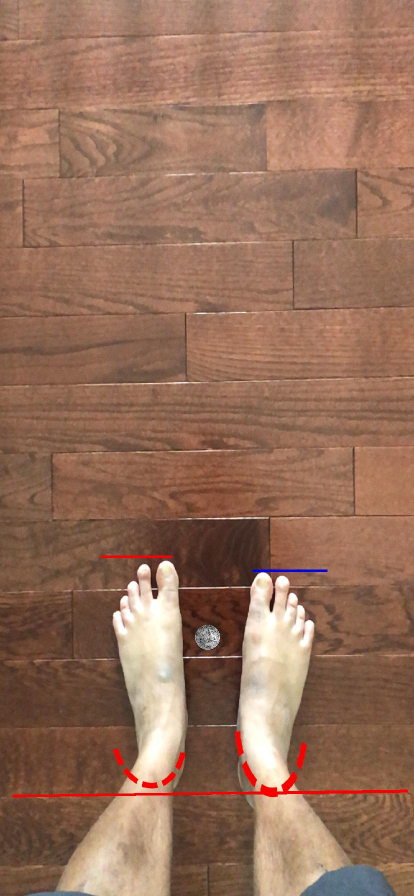
#> input picture size-of-objects/images/kumar.jpg, 828 x 1792 px (shown at 1/2 size)
$ python crop_images_around_feet.py
#> lines starting #> are read from the running program, lines starting #| are printed output that depends on the picture; after the words box and inside, x2 and y2 are one past the last pixel; in counts of white or black regions, pixels touching at a corner belong together; pictures that were not available may be replaced by others from this repository, and a replacement may not be noted
import glob
import os

import numpy as np
import cv2

directory = '../regression_modeldata1'
subdirs = os.listdir(directory)

rgb_weights = [0.2989, 0.5870, 0.1140]


def createMask(imagePath):
#> called with imagePath = '../size-of-objects/images/kumar.jpg'
    image = cv2.imread(imagePath)
#> image is the input picture: shape (1792, 828, 3); mean B, G, R 90.8, 111.7, 150.4
    boundaries = [
        # ([100, 0, 0], [255, 70, 79]),
        ([0, 0, 0], [255, 0, 20])
    ]
    for (lower, upper) in boundaries:
        lower = np.array(lower, dtype="uint8")
        upper = np.array(upper, dtype="uint8")

        mask = cv2.inRange(image, lower, upper)
        output = cv2.bitwise_and(image, image, mask=mask)
        max_y = getPixelLocation(output) + 10
        crop_image = image[max_y - image.shape[1]:max_y, :, :]
        cv2.imwrite(
            '../size-of-objects/images/cropped/kumar.jpg',
            crop_image)
#> this loop made 1 pass
#> (output2 in getPixelLocation, max_y) on pass 1: (99 positions, rows 1140 to 1299, columns 394 to 653, 1309)
#> pass 1, in createMask, `mask = cv2.inRange(image, lower, upper)`:
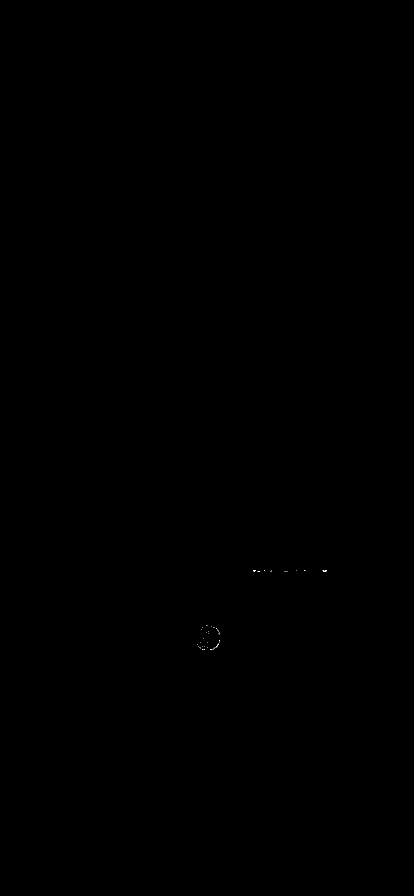
#> mask: shape (1792, 828) (shown at 1/2 size); 0.01% white in thin lines or dots, all inside (x1, y1, x2, y2) = (394, 1140, 654, 1300)
#> pass 1, in createMask, `crop_image = image[max_y - image.shape[1]:max_y, :, :]`:
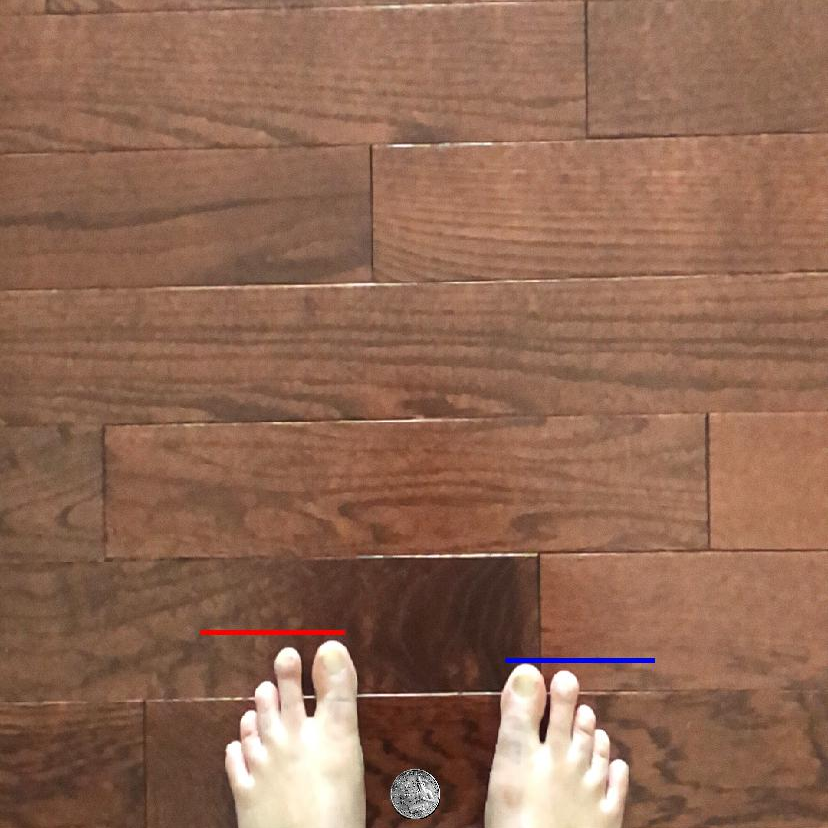
#> crop_image: shape (828, 828, 3); mean B, G, R 84.3, 105.1, 144.8
        # [4 lines of commented-out code are left out]


def getPixelLocation(mask):
    grayscale_image = np.dot(mask[..., :3], rgb_weights)
    output2 = np.where(grayscale_image != 0)
    max_y = output2[0].max()
    return max_y

# [4 lines of commented-out code are left out]
imagePath = '../size-of-objects/images/kumar.jpg'

createMask(imagePath)
print('Done')

$ run again, on size-of-objects/images/balcony_coin1.jpg
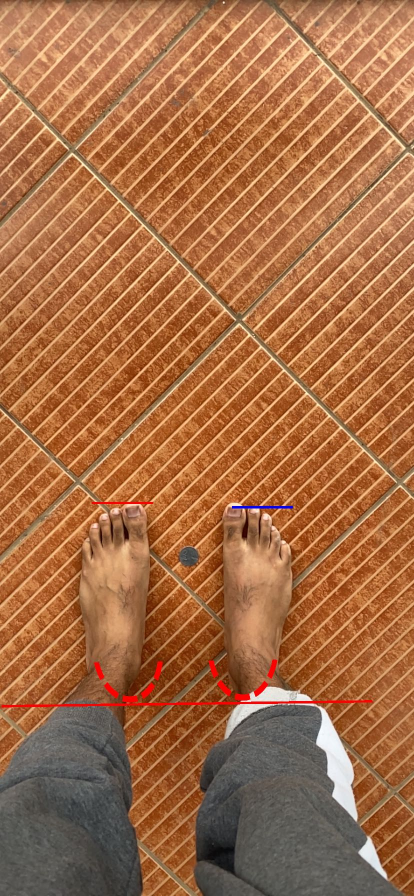
#> input picture size-of-objects/images/balcony_coin1.jpg, 828 x 1792 px, given in place of kumar.jpg, which was not available (shown at 1/2 size)
#> in createMask, image is the input picture: shape (1792, 828, 3); mean B, G, R 69.5, 108.6, 165
#> the loop in createMask, `for (lower, upper) in boundaries:` made 1 pass
#> (output2 in getPixelLocation, max_y) on pass 1: (191 positions, rows 1012 to 1016, columns 465 to 583, 1026)
#> pass 1, in createMask, `crop_image = image[max_y - image.shape[1]:max_y, :, :]`:
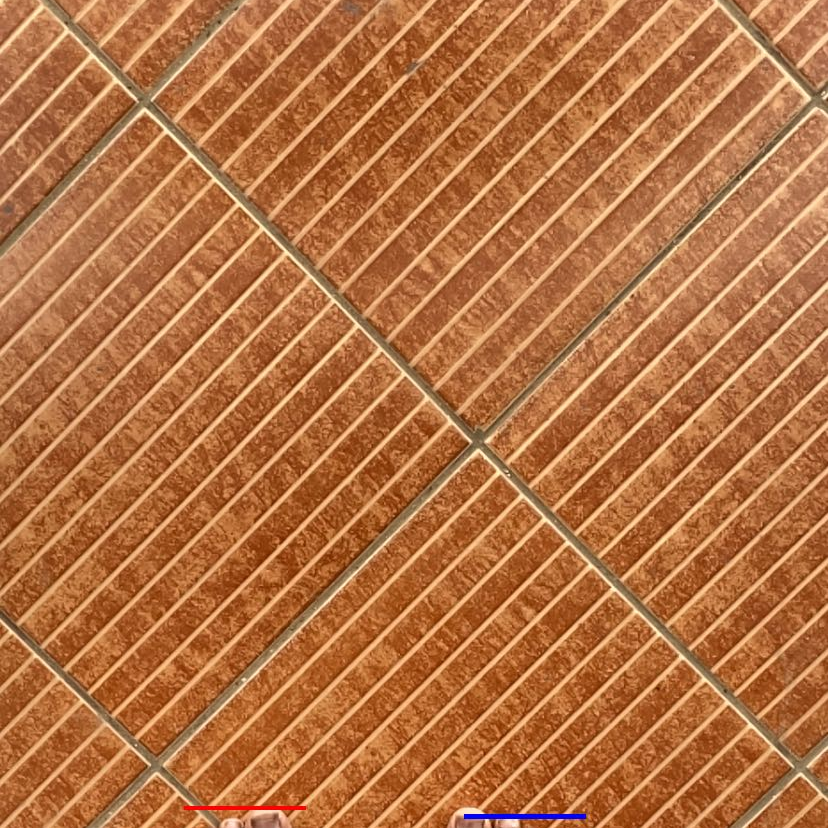
#> crop_image: shape (828, 828, 3); mean B, G, R 66.3, 113.2, 179.9
